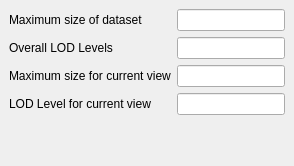
       <widget class="QWidget" name="page_Volume">
        <property name="sizePolicy">
         <sizepolicy hsizetype="Minimum" vsizetype="Minimum">
          <horstretch>0</horstretch>
          <verstretch>0</verstretch>
         </sizepolicy>
        </property>
        <layout class="QGridLayout" name="gridLayout_4">
         <property name="leftMargin">
          <number>9</number>
         </property>
         <property name="topMargin">
          <number>9</number>
         </property>
         <property name="rightMargin">
          <number>9</number>
         </property>
         <item row="11" column="0">
          <widget class="QLabel" name="label_LODForCurrentView">
           <property name="maximumSize">
            <size>
             <width>16777215</width>
             <height>16777215</height>
            </size>
           </property>
           <property name="text">
            <string>LOD Level for current view</string>
           </property>
          </widget>
         </item>
         <item row="3" column="0">
          <widget class="QLabel" name="label_CurrentRes">
           <property name="maximumSize">
            <size>
             <width>16777215</width>
             <height>16777215</height>
            </size>
           </property>
           <property name="text">
            <string>Maximum size for current view</string>
           </property>
          </widget>
         </item>
         <item row="0" column="0">
          <widget class="QLabel" name="label_FullRes">
           <property name="maximumSize">
            <size>
             <width>16777215</width>
             <height>16777215</height>
            </size>
           </property>
           <property name="text">
            <string>Maximum size of dataset</string>
           </property>
          </widget>
         </item>
         <item row="0" column="1">
          <widget class="QLineEdit" name="lineEdit_MaxSize">
           <property name="readOnly">
            <bool>true</bool>
           </property>
          </widget>
         </item>
         <item row="1" column="0">
          <widget class="QLabel" name="label_LODLevels">
           <property name="maximumSize">
            <size>
             <width>16777215</width>
             <height>16777215</height>
            </size>
           </property>
           <property name="text">
            <string>Overall LOD Levels</string>
           </property>
          </widget>
         </item>
         <item row="1" column="1">
          <widget class="QLineEdit" name="lineEdit_MaxLODLevels">
           <property name="readOnly">
            <bool>true</bool>
           </property>
          </widget>
         </item>
         <item row="11" column="1">
          <widget class="QLineEdit" name="lineEdit_LODLevelForCurrentView">
           <property name="readOnly">
            <bool>true</bool>
           </property>
          </widget>
         </item>
         <item row="3" column="1">
          <widget class="QLineEdit" name="lineEdit_SizeForView">
           <property name="readOnly">
            <bool>true</bool>
           </property>
          </widget>
         </item>
         <item row="12" column="0">
          <spacer name="verticalSpacer_2">
           <property name="orientation">
            <enum>Qt::Vertical</enum>
           </property>
           <property name="sizeHint" stdset="0">
            <size>
             <width>20</width>
             <height>40</height>
            </size>
           </property>
          </spacer>
         </item>
        </layout>
       </widget>
